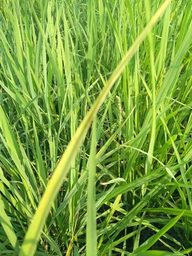
#> input picture data/latih/bercak_coklat/03b78b96205b.jpg, 192 x 256 px
$ python -i uji_commons.py   (imports and definitions only)
#> lines starting #> are read from the running program, lines starting #| are printed output that depends on the picture; after the words box and inside, x2 and y2 are one past the last pixel; in counts of white or black regions, pixels touching at a corner belong together
#> further down, picture is the input picture: PIL image 192x256 RGB; mean R, G, B 122.2, 160.5, 62.3
import os, io, numpy as np
from PIL import Image
from ai_edge_litert.interpreter import Interpreter
from scipy import ndimage

LABEL = ['bercak_coklat','blas','bukan_padi','kresek','penggerek','penggulung','sehat','tungro']
# [1 line that did not run here, left out]
# [1 line that did not run here, left out]
# [1 line not run here, left out]
# [1 line that did not run here, left out]
# [1 line that did not run here, left out]

def otsu(v):
    h,_ = np.histogram(v, bins=256, range=(0,256)); h=h.astype('float64')
    o=np.cumsum(h); m=np.cumsum(h*np.arange(256)); tot=h.sum()
    with np.errstate(divide='ignore',invalid='ignore'):
        s=(m[-1]*o/tot-m)**2/(o*(tot-o)/tot**2)
    return int(np.nan_to_num(s).argmax())

def potong(im):
    im = im.convert('RGB'); sisi=max(im.size)
#> after `sisi = max(im.size)`: sisi = 256
    if sisi>480:
        k=480/sisi; im=im.resize((int(im.width*k),int(im.height*k)), Image.LANCZOS)
    a=np.asarray(im,dtype='float32')
    exg=(2*a[:,:,1]-a[:,:,0]-a[:,:,2]+510)/1020*255
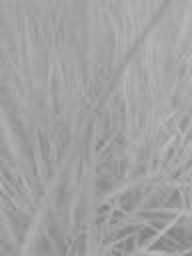
#> exg: shape (256, 192) float32; min 127.2, max 188.8, mean 161.6
    mask=exg>otsu(exg.ravel())
#> in otsu, `h, _ = np.histogram(v, bins=256, range=(0, 256))`: h = 256 values, max 2866 at index 162, min 0 at index 0, mean 192
#> in otsu, `o = np.cumsum(h)`: o = 256 values from 0 to 49152
#> in otsu, `m = np.cumsum(h * np.arange(256))`: m = 256 values from 0 to 7926311
#> in otsu, `tot = h.sum()`: tot = 49152
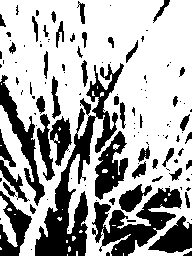
#> mask: shape (256, 192) bool; 67% white; 124 black regions (75 under 20 px), largest, box (x1, y1, x2, y2) and area: (35, 63, 124, 256) 4435, (92, 188, 182, 256) 2636, (0, 75, 45, 206) 1379
    porsi=mask.mean()
#> porsi = 0.67
    if porsi<0.02 or porsi>=0.55: return im, porsi
    lab,n=ndimage.label(mask)
    if n==0: return im,porsi
    uk=ndimage.sum(mask,lab,range(1,n+1)); k=int(np.argmax(uk))+1
    ys,xs=np.nonzero(lab==k)
    if len(ys)<100: return im,porsi
    px=int((xs.max()-xs.min()+1)*0.06); py=int((ys.max()-ys.min()+1)*0.06)
    kot=(max(0,xs.min()-px),max(0,ys.min()-py),min(im.width,xs.max()+px),min(im.height,ys.max()+py))
    return im.crop(kot), porsi

def padi(im):
    x=np.asarray(im.resize((224,224),Image.LANCZOS),dtype='float32')/127.5-1
    a=np.zeros((1,224,224,3),dtype='float32'); a[0]=x
    g.set_tensor(gi['index'],a); g.invoke(); r1=g.get_tensor(go['index'])[0]
    a[0]=x[:,::-1,:]; g.set_tensor(gi['index'],a); g.invoke(); r2=g.get_tensor(go['index'])[0]
    return float((r1[1]+r2[1])/2)

def penyakit(im):
    x=np.asarray(im.resize((256,256),Image.LANCZOS),dtype='float32')/255.0
    a=np.zeros((1,256,256,3),dtype='float32'); a[0]=x
    p.set_tensor(pi['index'],a); p.invoke(); r1=p.get_tensor(po['index'])[0]
    a[0]=x[:,::-1,:]; p.set_tensor(pi['index'],a); p.invoke(); r2=p.get_tensor(po['index'])[0]
    r=(r1+r2)/2
    return {LABEL[i]: float(r[i]) for i in range(len(LABEL))}

# [15 lines not run here, left out]

>>> from PIL import Image
>>> picture = Image.open('../data/latih/bercak_coklat/03b78b96205b.jpg')
>>> result = potong(picture)

$ run again, on data/latih/bercak_coklat/0b60521d8d57.jpg
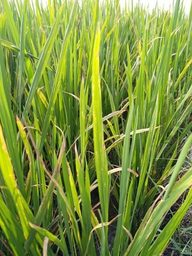
#> input picture data/latih/bercak_coklat/0b60521d8d57.jpg, 192 x 256 px
#> picture is the input picture: PIL image 192x256 RGB; mean R, G, B 125.7, 147.8, 62.8
#> in potong, `exg=(2*a[:,:,1]-a[:,:,0]-a[:,:,2]+510)/1020*255`:
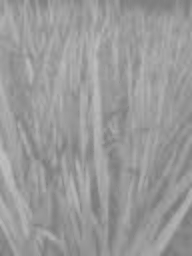
#> exg: shape (256, 192) float32; min 121.2, max 192, mean 154.3
#> h = 256 values, max 2034 at index 154, min 0 at index 0, mean 192
#> o = 256 values from 0 to 49152
#> m = 256 values from 0 to 7564237
#> tot = 49152
#> in potong, `mask=exg>otsu(exg.ravel())`:
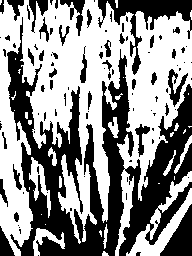
#> mask: shape (256, 192) bool; 55.6% white; 100 black regions (63 under 20 px), largest, box (x1, y1, x2, y2) and area: (7, 17, 192, 256) 15940, (98, 0, 192, 75) 1842, (160, 204, 192, 256) 859
#> porsi = 0.556

$ run again, on data/latih/bercak_coklat/32afe7963edc.jpg
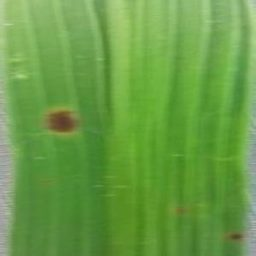
#> input picture data/latih/bercak_coklat/32afe7963edc.jpg, 256 x 256 px
#> picture is the input picture: PIL image 256x256 RGB; mean R, G, B 104.7, 157.4, 70
#> in potong, `exg=(2*a[:,:,1]-a[:,:,0]-a[:,:,2]+510)/1020*255`:
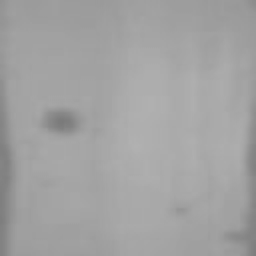
#> exg: shape (256, 256) float32; min 122, max 177.2, mean 162.5
#> h = 256 values, max 5728 at index 163, min 0 at index 0, mean 256
#> o = 256 values from 0 to 65536
#> m = 256 values from 0 to 10625982
#> tot = 65536
#> in potong, `mask=exg>otsu(exg.ravel())`:
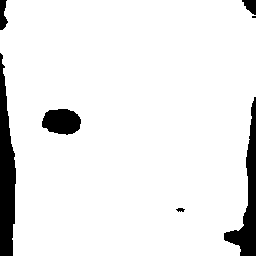
#> mask: shape (256, 256) bool; 92.4% white; 7 black regions (1 under 20 px), largest, box (x1, y1, x2, y2) and area: (0, 53, 16, 256) 2207, (224, 97, 256, 256) 1665, (42, 109, 81, 135) 794, (0, 0, 8, 30) 168, (242, 0, 256, 15) 139, (176, 208, 185, 212) 25
#> porsi = 0.924

$ run again, on data/latih/bercak_coklat/3cbf8449e918.jpg
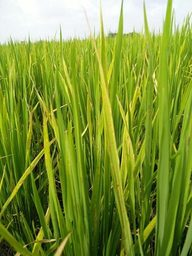
#> input picture data/latih/bercak_coklat/3cbf8449e918.jpg, 192 x 256 px
#> picture is the input picture: PIL image 192x256 RGB; mean R, G, B 126.8, 148.7, 56.9
#> in potong, `exg=(2*a[:,:,1]-a[:,:,0]-a[:,:,2]+510)/1020*255`:
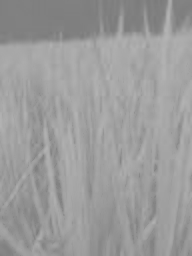
#> exg: shape (256, 192) float32; min 123.5, max 180, mean 155.9
#> h = 256 values, max 2190 at index 167, min 0 at index 0, mean 192
#> o = 256 values from 0 to 49152
#> m = 256 values from 0 to 7646073
#> tot = 49152
#> in potong, `mask=exg>otsu(exg.ravel())`:
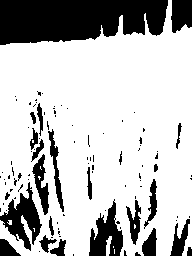
#> mask: shape (256, 192) bool; 74.5% white; 103 black regions (79 under 20 px), largest, box (x1, y1, x2, y2) and area: (0, 0, 168, 45) 6234, (0, 182, 42, 251) 1191, (89, 199, 123, 256) 1048
#> porsi = 0.745
